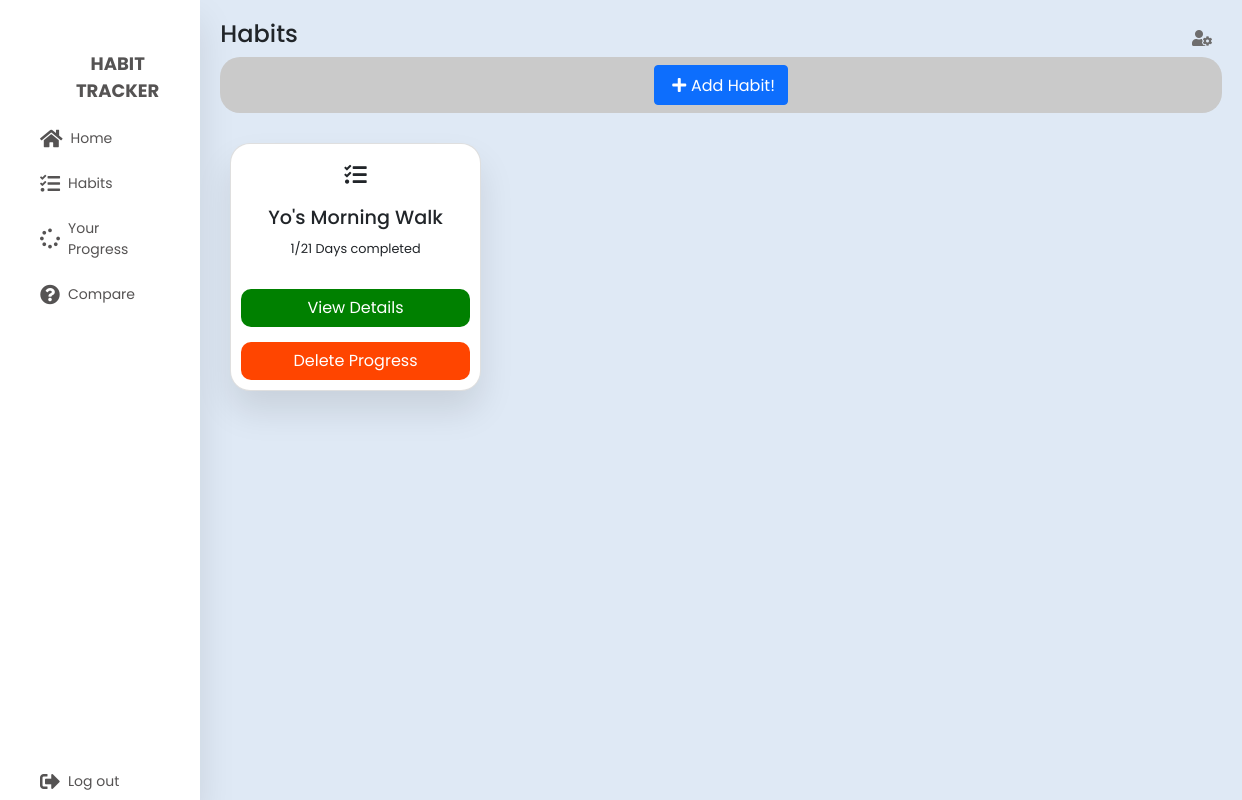
The page /tasks (signed in) on the database as committed earlier.
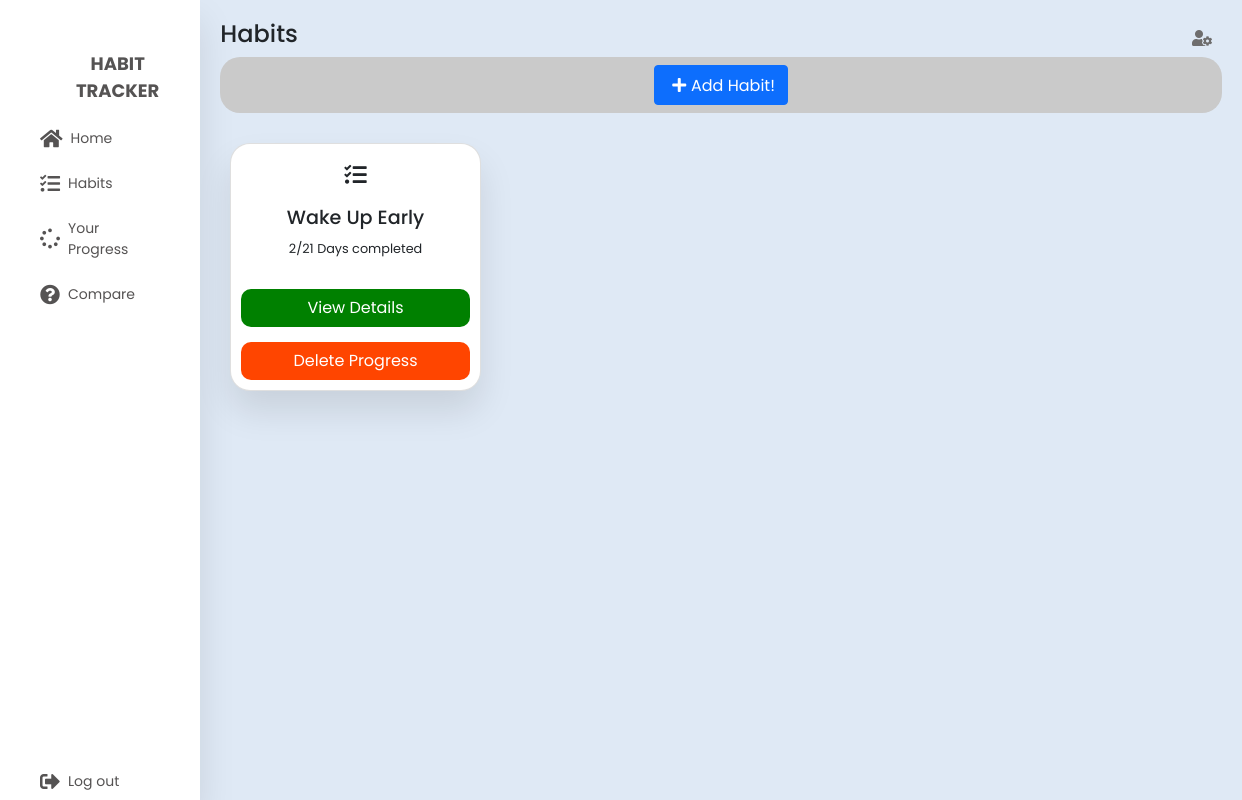
The same page on the database as committed later.
### tables this page shows
CREATE TABLE day_progress (
        id INTEGER PRIMARY KEY AUTOINCREMENT,
        completed_days INTEGER NOT NULL DEFAULT 0,
        user_id INTEGER NOT NULL,
        habit_id INTEGER NOT NULL,
        created_at TIMESTAMP DEFAULT CURRENT_TIMESTAMP,
        updated_at TIMESTAMP,
        FOREIGN KEY (user_id) REFERENCES users(id),
        FOREIGN KEY (habit_id) REFERENCES habits(id)
    );

CREATE TABLE habits (
        id INTEGER PRIMARY KEY AUTOINCREMENT,
        title VARCHAR(250) NOT NULL,
        duration INTEGER NOT NULL,
        user_id INTEGER NOT NULL,
        created_at TIMESTAMP DEFAULT CURRENT_TIMESTAMP,
        updated_at TIMESTAMP,
        FOREIGN KEY (user_id) REFERENCES users(id)
    );

### server.py (the view)
@app.route("/tasks")
def tasks():
	if not is_logged_in():
		return redirect(url_for("loginPage"))
	tasks = get_habits_by_day_progress(int(get_login_session()))
	return render_template('tasks.html', tasks=tasks);

### dbconnection.py (called while the page is built)
def get_db_connection():
    conn = sqlite3.connect('database.db')
    conn.row_factory = sqlite3.Row
    return conn

### server.py (called while the page is built)
def is_logged_in():
	if not session.get("user_id"):
		return False
	else:
		return True

def get_login_session():
	return session["user_id"]

### services/habits.py (called while the page is built)
def get_habits_by_day_progress(user_id=0):
    conn = dbconnection()
    habits = conn.execute("select habits.*, day_progress.completed_days from day_progress inner join habits on day_progress.habit_id=habits.id where day_progress.user_id=?",(user_id,)).fetchall()
    conn.commit()
    conn.close()
    return habits

### templates/tasks.html (shortened to what this page needs)
{% with title='Tasks | Habit Tracker' %} {% include "header.html" %} {% endwith
%}
<section class="main">
	<div class="main-top">
		<h1>Habits</h1>
		<i class="fas fa-user-cog"></i>
	</div>
	<center class="nodatacnt">
		<button
			type="button"
			class="btn btn-primary"
			data-bs-toggle="modal"
			data-bs-target="#addtask"
		>
			<i class="fas fa-plus"></i>Add Habit!
		</button>
	</center>
	<div class="main-skills">
		{% block content %} {% for task in tasks %}
		<div class="card">
			<i class="fas fa-tasks"></i>
			<h3>{{task['title']}}</h3>
			<p>{{task['completed_days']}}/{{task['duration']}} Days completed</p>
			<button
				class="button"
				onclick="window.location.href
				=`/habit_details/{{task['id']}}`"
				style="background-color: green"
			>
				View Details
			</button>
			<button class="button delete-btn" data-id="{{task['id']}}">
				Delete Progress
			</button>
		</div>
		{% endfor %} {% endblock %}
	</div>
</section>
{% include 'footer.html' %}

Rows that differ between the two databases and show on the page:
changed day_progress: title "Yo's Morning Walk" → "Wake Up Early"; completed_days "1" → "2"
